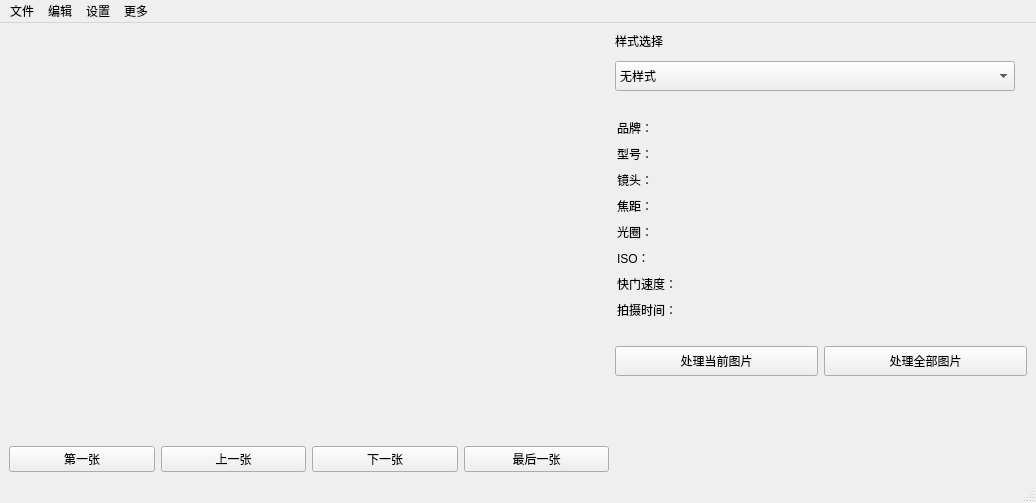
<?xml version="1.0" encoding="UTF-8"?>
<ui version="4.0">
 <class>MainWindow</class>
 <widget class="QMainWindow" name="MainWindow">
  <property name="geometry">
   <rect>
    <x>0</x>
    <y>0</y>
    <width>1036</width>
    <height>503</height>
   </rect>
  </property>
  <property name="windowTitle">
   <string>PixStamp</string>
  </property>
  <widget class="QWidget" name="centralwidget">
   <layout class="QHBoxLayout" name="horizontalLayout_11">
    <item>
     <layout class="QVBoxLayout" name="verticalLayout">
      <item>
       <widget class="QLabel" name="label_img">
        <property name="minimumSize">
         <size>
          <width>600</width>
          <height>400</height>
         </size>
        </property>
        <property name="text">
         <string/>
        </property>
        <property name="alignment">
         <set>Qt::AlignmentFlag::AlignCenter</set>
        </property>
       </widget>
      </item>
      <item>
       <layout class="QHBoxLayout" name="horizontalLayout">
        <item>
         <widget class="QPushButton" name="pushButton_first">
          <property name="text">
           <string>第一张</string>
          </property>
         </widget>
        </item>
        <item>
         <widget class="QPushButton" name="pushButton_prev">
          <property name="text">
           <string>上一张</string>
          </property>
         </widget>
        </item>
        <item>
         <widget class="QPushButton" name="pushButton_next">
          <property name="text">
           <string>下一张</string>
          </property>
         </widget>
        </item>
        <item>
         <widget class="QPushButton" name="pushButton_last">
          <property name="text">
           <string>最后一张</string>
          </property>
         </widget>
        </item>
       </layout>
      </item>
     </layout>
    </item>
    <item>
     <layout class="QVBoxLayout" name="verticalLayout_3">
      <item>
       <layout class="QVBoxLayout" name="verticalLayout_2">
        <item>
         <widget class="QLabel" name="label">
          <property name="minimumSize">
           <size>
            <width>200</width>
            <height>0</height>
           </size>
          </property>
          <property name="maximumSize">
           <size>
            <width>200</width>
            <height>30</height>
           </size>
          </property>
          <property name="text">
           <string>样式选择</string>
          </property>
         </widget>
        </item>
        <item>
         <widget class="QComboBox" name="comboBox_styleSeletor">
          <property name="minimumSize">
           <size>
            <width>200</width>
            <height>30</height>
           </size>
          </property>
          <property name="maximumSize">
           <size>
            <width>400</width>
            <height>20</height>
           </size>
          </property>
          <item>
           <property name="text">
            <string>无样式</string>
           </property>
          </item>
          <item>
           <property name="text">
            <string>Style 1</string>
           </property>
          </item>
          <item>
           <property name="text">
            <string>Style 2</string>
           </property>
          </item>
          <item>
           <property name="text">
            <string>Style 3</string>
           </property>
          </item>
          <item>
           <property name="text">
            <string>Style 4</string>
           </property>
          </item>
         </widget>
        </item>
       </layout>
      </item>
      <item>
       <widget class="QLabel" name="label_17">
        <property name="minimumSize">
         <size>
          <width>200</width>
          <height>20</height>
         </size>
        </property>
        <property name="maximumSize">
         <size>
          <width>200</width>
          <height>20</height>
         </size>
        </property>
        <property name="text">
         <string/>
        </property>
       </widget>
      </item>
      <item>
       <layout class="QHBoxLayout" name="horizontalLayout_8">
        <item>
         <widget class="QLabel" name="label_2">
          <property name="minimumSize">
           <size>
            <width>60</width>
            <height>20</height>
           </size>
          </property>
          <property name="maximumSize">
           <size>
            <width>60</width>
            <height>20</height>
           </size>
          </property>
          <property name="text">
           <string>品牌：</string>
          </property>
         </widget>
        </item>
        <item>
         <widget class="QLabel" name="label_Make">
          <property name="minimumSize">
           <size>
            <width>340</width>
            <height>20</height>
           </size>
          </property>
          <property name="maximumSize">
           <size>
            <width>340</width>
            <height>20</height>
           </size>
          </property>
          <property name="text">
           <string/>
          </property>
         </widget>
        </item>
       </layout>
      </item>
      <item>
       <layout class="QHBoxLayout" name="horizontalLayout_7">
        <item>
         <widget class="QLabel" name="label_5">
          <property name="minimumSize">
           <size>
            <width>60</width>
            <height>20</height>
           </size>
          </property>
          <property name="maximumSize">
           <size>
            <width>60</width>
            <height>20</height>
           </size>
          </property>
          <property name="text">
           <string>型号：</string>
          </property>
         </widget>
        </item>
        <item>
         <widget class="QLabel" name="label_Model">
          <property name="minimumSize">
           <size>
            <width>340</width>
            <height>20</height>
           </size>
          </property>
          <property name="maximumSize">
           <size>
            <width>340</width>
            <height>20</height>
           </size>
          </property>
          <property name="text">
           <string/>
          </property>
         </widget>
        </item>
       </layout>
      </item>
      <item>
       <layout class="QHBoxLayout" name="horizontalLayout_6">
        <item>
         <widget class="QLabel" name="label_7">
          <property name="minimumSize">
           <size>
            <width>60</width>
            <height>20</height>
           </size>
          </property>
          <property name="maximumSize">
           <size>
            <width>60</width>
            <height>20</height>
           </size>
          </property>
          <property name="text">
           <string>镜头：</string>
          </property>
         </widget>
        </item>
        <item>
         <widget class="QLabel" name="label_LensModel">
          <property name="minimumSize">
           <size>
            <width>340</width>
            <height>20</height>
           </size>
          </property>
          <property name="maximumSize">
           <size>
            <width>340</width>
            <height>20</height>
           </size>
          </property>
          <property name="text">
           <string/>
          </property>
         </widget>
        </item>
       </layout>
      </item>
      <item>
       <layout class="QHBoxLayout" name="horizontalLayout_5">
        <item>
         <widget class="QLabel" name="label_9">
          <property name="minimumSize">
           <size>
            <width>60</width>
            <height>20</height>
           </size>
          </property>
          <property name="maximumSize">
           <size>
            <width>60</width>
            <height>20</height>
           </size>
          </property>
          <property name="text">
           <string>焦距：</string>
          </property>
         </widget>
        </item>
        <item>
         <widget class="QLabel" name="label_FocalLength">
          <property name="minimumSize">
           <size>
            <width>340</width>
            <height>20</height>
           </size>
          </property>
          <property name="maximumSize">
           <size>
            <width>340</width>
            <height>20</height>
           </size>
          </property>
          <property name="text">
           <string/>
          </property>
         </widget>
        </item>
       </layout>
      </item>
      <item>
       <layout class="QHBoxLayout" name="horizontalLayout_4">
        <item>
         <widget class="QLabel" name="label_11">
          <property name="minimumSize">
           <size>
            <width>60</width>
            <height>20</height>
           </size>
          </property>
          <property name="maximumSize">
           <size>
            <width>60</width>
            <height>20</height>
           </size>
          </property>
          <property name="text">
           <string>光圈：</string>
          </property>
         </widget>
        </item>
        <item>
         <widget class="QLabel" name="label_FNumber">
          <property name="minimumSize">
           <size>
            <width>340</width>
            <height>20</height>
           </size>
          </property>
          <property name="maximumSize">
           <size>
            <width>340</width>
            <height>20</height>
           </size>
          </property>
          <property name="text">
           <string/>
          </property>
         </widget>
        </item>
       </layout>
      </item>
      <item>
       <layout class="QHBoxLayout" name="horizontalLayout_9">
        <item>
         <widget class="QLabel" name="label_">
          <property name="minimumSize">
           <size>
            <width>60</width>
            <height>20</height>
           </size>
          </property>
          <property name="maximumSize">
           <size>
            <width>60</width>
            <height>20</height>
           </size>
          </property>
          <property name="text">
           <string>ISO：</string>
          </property>
         </widget>
        </item>
        <item>
         <widget class="QLabel" name="label_ISOSpeedRatings">
          <property name="minimumSize">
           <size>
            <width>340</width>
            <height>20</height>
           </size>
          </property>
          <property name="maximumSize">
           <size>
            <width>340</width>
            <height>20</height>
           </size>
          </property>
          <property name="text">
           <string/>
          </property>
         </widget>
        </item>
       </layout>
      </item>
      <item>
       <layout class="QHBoxLayout" name="horizontalLayout_3">
        <item>
         <widget class="QLabel" name="label_12">
          <property name="minimumSize">
           <size>
            <width>60</width>
            <height>20</height>
           </size>
          </property>
          <property name="maximumSize">
           <size>
            <width>60</width>
            <height>20</height>
           </size>
          </property>
          <property name="text">
           <string>快门速度：</string>
          </property>
         </widget>
        </item>
        <item>
         <widget class="QLabel" name="label_ExposureTime">
          <property name="minimumSize">
           <size>
            <width>340</width>
            <height>20</height>
           </size>
          </property>
          <property name="maximumSize">
           <size>
            <width>340</width>
            <height>20</height>
           </size>
          </property>
          <property name="text">
           <string/>
          </property>
         </widget>
        </item>
       </layout>
      </item>
      <item>
       <layout class="QHBoxLayout" name="horizontalLayout_2">
        <item>
         <widget class="QLabel" name="label_15">
          <property name="minimumSize">
           <size>
            <width>60</width>
            <height>20</height>
           </size>
          </property>
          <property name="maximumSize">
           <size>
            <width>60</width>
            <height>20</height>
           </size>
          </property>
          <property name="text">
           <string>拍摄时间：</string>
          </property>
         </widget>
        </item>
        <item>
         <widget class="QLabel" name="label_DateTime">
          <property name="minimumSize">
           <size>
            <width>340</width>
            <height>20</height>
           </size>
          </property>
          <property name="maximumSize">
           <size>
            <width>340</width>
            <height>20</height>
           </size>
          </property>
          <property name="text">
           <string/>
          </property>
         </widget>
        </item>
       </layout>
      </item>
      <item>
       <widget class="QLabel" name="label_16">
        <property name="text">
         <string/>
        </property>
       </widget>
      </item>
      <item>
       <layout class="QHBoxLayout" name="horizontalLayout_10">
        <item>
         <widget class="QPushButton" name="pushButton_processCurrent">
          <property name="minimumSize">
           <size>
            <width>0</width>
            <height>30</height>
           </size>
          </property>
          <property name="text">
           <string>处理当前图片</string>
          </property>
         </widget>
        </item>
        <item>
         <widget class="QPushButton" name="pushButton_processAll">
          <property name="minimumSize">
           <size>
            <width>0</width>
            <height>30</height>
           </size>
          </property>
          <property name="text">
           <string>处理全部图片</string>
          </property>
         </widget>
        </item>
       </layout>
      </item>
      <item>
       <spacer name="verticalSpacer">
        <property name="orientation">
         <enum>Qt::Orientation::Vertical</enum>
        </property>
        <property name="sizeHint" stdset="0">
         <size>
          <width>20</width>
          <height>40</height>
         </size>
        </property>
       </spacer>
      </item>
     </layout>
    </item>
   </layout>
  </widget>
  <widget class="QMenuBar" name="menubar">
   <property name="geometry">
    <rect>
     <x>0</x>
     <y>0</y>
     <width>1036</width>
     <height>33</height>
    </rect>
   </property>
   <widget class="QMenu" name="menu">
    <property name="title">
     <string>文件</string>
    </property>
    <widget class="QMenu" name="menu_2">
     <property name="font">
      <font>
       <underline>false</underline>
      </font>
     </property>
     <property name="title">
      <string>打开</string>
     </property>
     <addaction name="actionfile"/>
     <addaction name="actionfiles"/>
     <addaction name="actionfolder"/>
    </widget>
    <addaction name="menu_2"/>
    <addaction name="actionsave"/>
    <addaction name="actionsave_as"/>
    <addaction name="actionsave_all"/>
    <addaction name="separator"/>
    <addaction name="actionexit"/>
   </widget>
   <widget class="QMenu" name="menu_3">
    <property name="title">
     <string>编辑</string>
    </property>
    <addaction name="actionexif"/>
   </widget>
   <widget class="QMenu" name="menu_4">
    <property name="title">
     <string>设置</string>
    </property>
    <widget class="QMenu" name="menu_6">
     <property name="title">
      <string>首选项</string>
     </property>
     <addaction name="actionfont"/>
    </widget>
    <addaction name="menu_6"/>
   </widget>
   <widget class="QMenu" name="menu_5">
    <property name="title">
     <string>更多</string>
    </property>
    <addaction name="actionhelp"/>
    <addaction name="actionabout"/>
    <addaction name="separator"/>
    <addaction name="actionlisence"/>
   </widget>
   <addaction name="menu"/>
   <addaction name="menu_3"/>
   <addaction name="menu_4"/>
   <addaction name="menu_5"/>
  </widget>
  <widget class="QStatusBar" name="statusbar">
   <property name="sizeGripEnabled">
    <bool>true</bool>
   </property>
  </widget>
  <action name="actionsave">
   <property name="text">
    <string>保存</string>
   </property>
  </action>
  <action name="actionsave_as">
   <property name="text">
    <string>另存为...</string>
   </property>
  </action>
  <action name="actionexit">
   <property name="text">
    <string>退出</string>
   </property>
  </action>
  <action name="actionfile">
   <property name="text">
    <string>文件</string>
   </property>
  </action>
  <action name="actionfiles">
   <property name="text">
    <string>多个文件</string>
   </property>
  </action>
  <action name="actionfolder">
   <property name="text">
    <string>文件夹</string>
   </property>
  </action>
  <action name="actionhelp">
   <property name="text">
    <string>帮助</string>
   </property>
  </action>
  <action name="actionabout">
   <property name="text">
    <string>关于 PixStamp</string>
   </property>
   <property name="iconText">
    <string>关于 PixStamp</string>
   </property>
  </action>
  <action name="actionlisence">
   <property name="text">
    <string>许可证</string>
   </property>
  </action>
  <action name="actionexif">
   <property name="text">
    <string>编辑 exif 信息 </string>
   </property>
  </action>
  <action name="actionfont">
   <property name="text">
    <string>font</string>
   </property>
  </action>
  <action name="actionsave_all">
   <property name="text">
    <string>保存全部图片</string>
   </property>
   <property name="iconText">
    <string>保存全部图片</string>
   </property>
  </action>
 </widget>
 <resources/>
 <connections/>
</ui>
